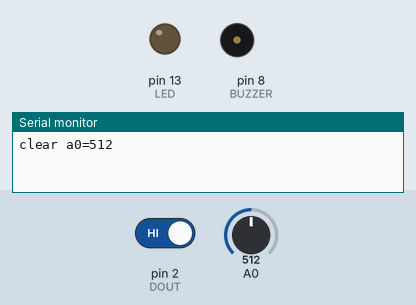
Recording of a sketch running on a simulated Arduino Uno, built with avr-gcc and run on an emulated ATmega328P. Parts: output pins drawn as LEDs (lit = HIGH), buzzer (waves = sounding), the last lines printed to the serial monitor. The test bench sets the inputs (shaded band); at power-on: pin 2 (DOUT) HIGH, A0 = 512.

Above: at 1.2 s.
1.3 s: pin 2 (DOUT) driven LOW
At 1.9 s:
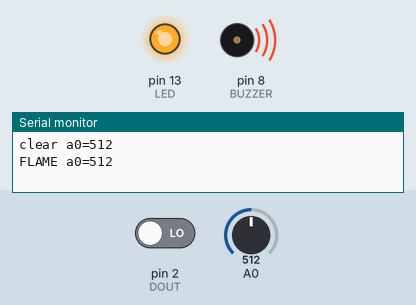
2.8 s: pin 2 (DOUT) driven HIGH
At 3.1 s:
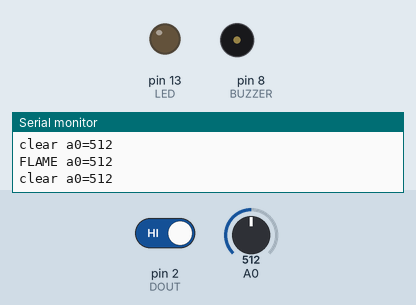
Timing chart, 0 to 5.8 s (numbered marks = the images above; inputs shaded):
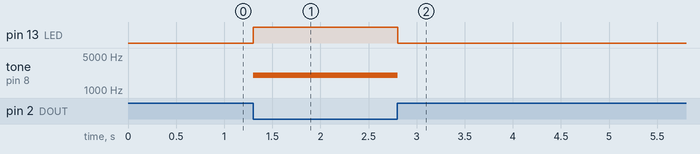

The sketch:

flame-alarm.ino
```cpp
// flame-alarm — tests assert (BT53): a flame sensor module, DOUT on D2 (active low) and AOUT on
// A0. On each change of DOUT it prints "FLAME a0=<n>" or "clear a0=<n>" at 115200 baud; while a
// flame is seen a passive buzzer on D8 sounds 2 kHz and the L LED (D13) is on.
const uint8_t DOUT = 2, BUZZER = 8, LED = 13;
int last = -1;

void setup() {
  Serial.begin(115200);
  pinMode(DOUT, INPUT);
  pinMode(LED, OUTPUT);
}

void loop() {
  int flame = digitalRead(DOUT) == LOW;
  if (flame != last) {
    last = flame;
    Serial.print(flame ? "FLAME a0=" : "clear a0=");
    Serial.println(analogRead(A0));
    if (flame) tone(BUZZER, 2000);
    else noTone(BUZZER);
    digitalWrite(LED, flame);
  }
  delay(20);
}
```

Measured:
- after the input at 1.3 s, pin 13 (LED): LOW → HIGH at once; tone on pin 8 (BUZZER): silent → 2000 Hz at once
- after the input at 2.8 s, pin 13 (LED): HIGH → LOW at once; tone on pin 8 (BUZZER): 2000 Hz → silent at once
